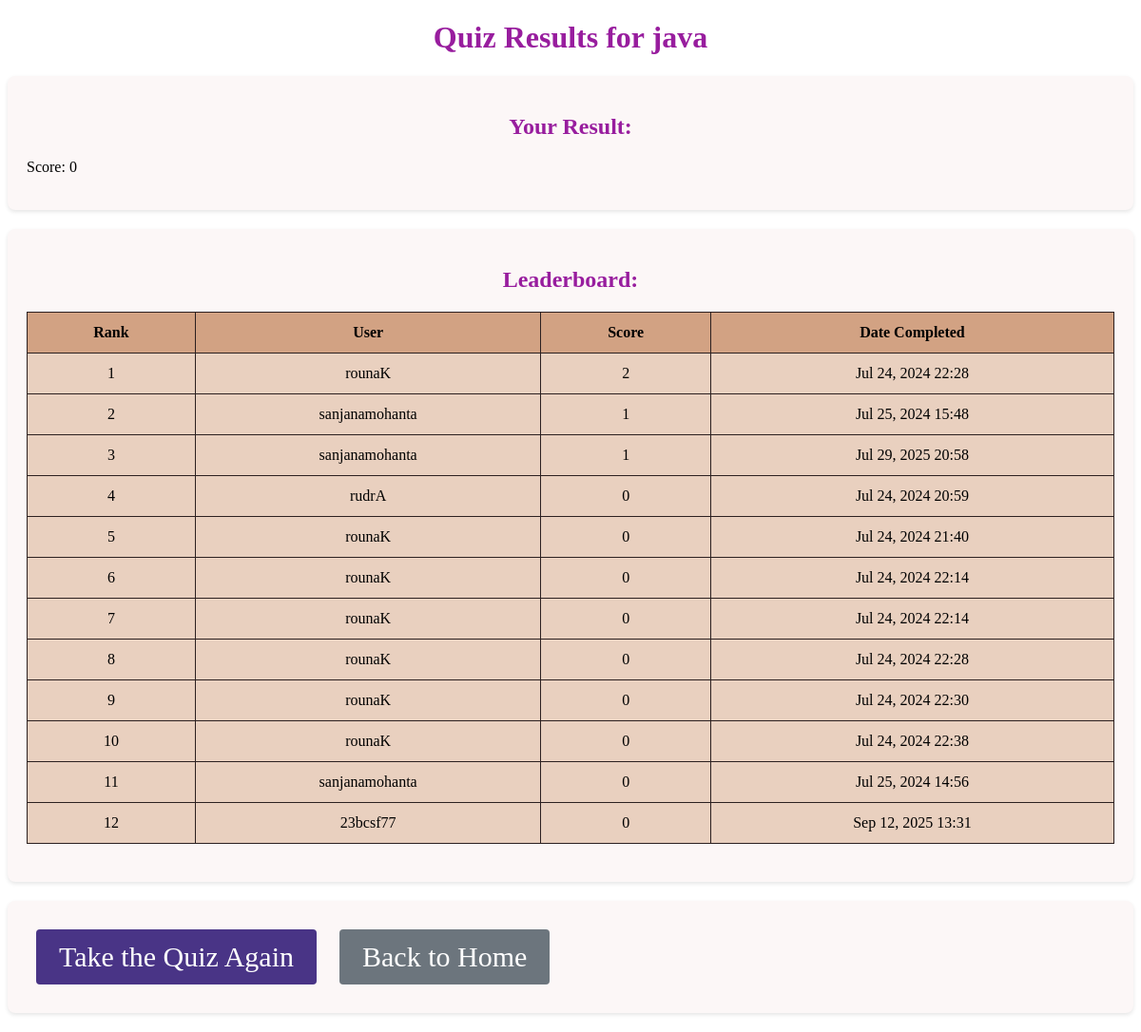
Screenshot of /quizzes/quiz/1/result/ (signed in) with the database file from the repository.
### quizzes/models.py (models this page shows)
class QuizModel(models.Model):
    title = models.CharField(max_length=255)
    author = models.ForeignKey(get_user_model(), on_delete=models.CASCADE, related_name="QuizModel_user",null=True)
    quiz_picture = models.ImageField(upload_to="quiz_pictures/",default='/media/user.png',null=True, blank=True)
    description = models.TextField(null=True,blank=True)
    no_of_questions= models.IntegerField(default=0)
    created_at = models.DateTimeField(auto_now_add=True)

class ParticipationModel(models.Model):
    user = models.ForeignKey(get_user_model(), on_delete=models.CASCADE, related_name='ParticipationModel_user')
    quiz = models.ForeignKey(QuizModel, on_delete=models.CASCADE,related_name='ParticipationModel_quiz')
    score = models.IntegerField(default=0)
    completed_at = models.DateTimeField(auto_now_add=True)

### quizzes/views.py (the view)
# urls.py: path('quiz/<int:quiz_id>/result/', quiz_result_view, name='quiz_result'),
def quiz_result_view(request, quiz_id):
    quiz = get_object_or_404(QuizModel, id=quiz_id)
    participation = ParticipationModel.objects.filter(user=request.user, quiz=quiz).first()
    leaderboard = ParticipationModel.objects.filter(quiz=quiz).order_by('-score')
    return render(request, 'quiz_result.html', context={'quiz': quiz,'participation': participation,'leaderboard': leaderboard, })

### quizzes/templates/quiz_result.html (shortened to what this page needs)
<!DOCTYPE html>
<html lang="en">
<head>
</head>
<body>
  <h1>Quiz Results for {{ quiz.title }}</h1>
  <div>
    <h2>Your Result:</h2>
    <p>Score: {{ participation.score }}</p>
  </div>
  <div>
    <h2>Leaderboard:</h2>
    <table>
      <thead>
        <tr>
          <th>Rank</th>
          <th>User</th>
          <th>Score</th>
          <th>Date Completed</th>
        </tr>
      </thead>
      <tbody>
        {% for entry in leaderboard %}
        <tr>
          <td>{{ forloop.counter }}</td>
          <td>{{ entry.user.username }}</td>
          <td>{{ entry.score }}</td>
          <td>{{ entry.completed_at|date:"M d, Y H:i" }}</td>
        </tr>
        {% empty %}
        <tr>
          <td colspan="4">No participants yet.</td>
        </tr>
        {% endfor %}
      </tbody>
    </table>
  </div>
  <div class="text-center">
    <a href="{% url 'participate_in_quiz' quiz.id %}" class="btn btn-primary">Take the Quiz Again</a>
    <a href="{% url 'home_view' %}" class="btn btn-secondary">Back to Home</a>
  </div>
</body>

### quizzes/templates/quiz_result.html (style rules this page uses)
h1, h2 { color: #981d9e; text-align: center; }
div { background-color: #fcf7f7; padding: 20px; border-radius: 8px; box-shadow: 0 2px 4px rgba(0, 0, 0, 0.1); margin-bottom: 20px; }
table { width: 100%; border-collapse: collapse; margin-bottom: 20px; background-color: #e9d0bf }
th, td { border: 1px solid #2c2020; padding: 12px; text-align: center; }
th { background-color: #d2a283; }
a { display: inline-block; text-align: center; padding: 12px 24px; font-size: 30px; color: white; text-decoration: none; border-radius: 4px; margin: 10px; }
.btn-primary { background-color: #493486; }
.btn-secondary { background-color: #6c757d; }

### rows the page displays
QuizModel: title "java"
ParticipationModel: score "0", user.username "rounaK", completed_at "Jul 24, 2024 21:40"
ParticipationModel: user.username "rounaK", score "2", completed_at "Jul 24, 2024 22:28"
ParticipationModel: user.username "sanjanamohanta", score "1", completed_at "Jul 25, 2024 15:48"
ParticipationModel: user.username "sanjanamohanta", score "1", completed_at "Jul 29, 2025 20:58"
ParticipationModel: user.username "rudrA", score "0", completed_at "Jul 24, 2024 20:59"
ParticipationModel: user.username "rounaK", score "0", completed_at "Jul 24, 2024 22:14"
ParticipationModel: user.username "rounaK", score "0", completed_at "Jul 24, 2024 22:14"
ParticipationModel: user.username "rounaK", score "0", completed_at "Jul 24, 2024 22:28"
ParticipationModel: user.username "rounaK", score "0", completed_at "Jul 24, 2024 22:30"
ParticipationModel: user.username "rounaK", score "0", completed_at "Jul 24, 2024 22:38"
ParticipationModel: user.username "sanjanamohanta", score "0", completed_at "Jul 25, 2024 14:56"
ParticipationModel: user.username "23bcsf77", score "0", completed_at "Sep 12, 2025 13:31"
